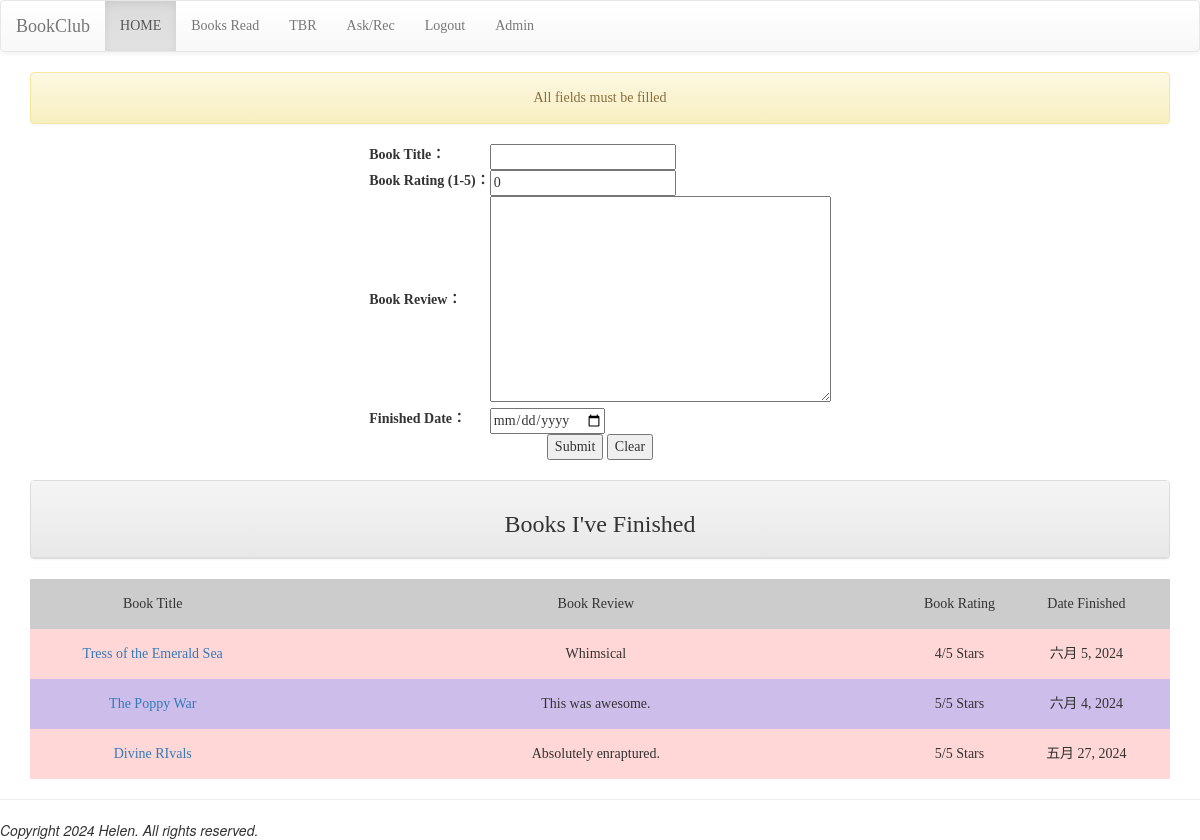
/booklog/ (signed in), run on the app's committed database.
### bookclub/models.py (models this page shows, shortened)
class Read(models.Model):
	user = models.ForeignKey(auth.models.User, on_delete=models.CASCADE)
	title = models.CharField(max_length=100, null=False)
	cover = models.CharField(max_length=200, null=False, help_text="Give an image url of the book cover")
	rating = models.PositiveIntegerField(default=0, validators=[MinValueValidator(0), MaxValueValidator(5)])
	review = models.TextField()
	date = models.DateField()

### bookclub/views.py (the view)
# urls.py: path('booklog/', bookclub.booklog),
@login_required(login_url='/bookclub/login')
def booklog(request):
	if request.user.is_authenticated:
		username = request.user.username
		try:
			user = auth.models.User.objects.get(username=username)
			books = models.Read.objects.filter(user=user).order_by('-date')
		except:
			pass
	messages.get_messages(request)
	if request.method == 'POST':
		user = auth.models.User.objects.get(username = username)
		read = models.Read(user=user)
		read_form = forms.ReadForm(request.POST, instance=read) #to fill the user field not registered in diaryform
		if read_form.is_valid():
			messages.add_message(request, messages.INFO, "Saved Book Log")
			read_form.save()
			return HttpResponseRedirect('/booklog/')
		else:
			messages.add_message(request, messages.WARNING, "All fields must be filled")
	else:
		read_form=forms.ReadForm()
		messages.add_message(request, messages.WARNING, "All fields must be filled")
	return render(request, "bookclub/booklog.html", locals())

### bookclub/forms.py
class ReadForm(forms.ModelForm):
	class Meta:
		model= models.Read
		fields = ['title', 'rating', 'review', 'date']
		widgets = {'date' : DateInput(), }
	def __init__(self, *args, **kwargs):
		super(ReadForm, self).__init__(*args, **kwargs)
		self.fields['title'].label="Book Title"
		self.fields['rating'].label="Book Rating (1-5)"
		self.fields['review'].label="Book Review"
		self.fields['date'].label="Finished Date"

### templates/bookclub/booklog.html (shortened to what this page needs)
{% extends "bookclub/base.html" %}
{% block content %}
<div class="container" align="center">
	{% for message in messages %}
	<div class="alert alert-{{message.tags}}">{{message}}</div>
	{% endfor %}
	<form name="my form" action="." method="POST">
		<table>
			{{read_form.as_table}}
		</table>
		<input type="submit" value="Submit">
		<input type="reset" value="Clear">
	</form>
	<br>
	<div class="row">
		<div class="col-md-12">
			<div class="panel panel-default">
				<div class="panel-heading" align="center">
					<h3>Books I've Finished</h3>
				</div>
			</div>
		</div>
	</div>
	<table>
		<tr bgcolor="#cccccc" height="50">
			<td width="300" align="center">Book Title</td>
			<td width="800" align="center">Book Review</td>
			<td width="100" align="center">Book Rating</td>
			<td width="200" align="center">Date Finished</td>
		</tr>
		{% for book in books %}
			<tr bgcolor="{%cycle '#ffd7d6' '#cdbdeb' %}"  height="50">
				<td align="center"><a href="/booklog/{{book.id}}/">{{book.title}}</a></td>
				<td align="center">{{book.review |truncatechars:60 }}</td>
				<td align="center">{{book.rating}}/5 Stars</td>
				<td align="center">{{book.date}}</td>
			</tr>
		{% endfor %}
	</table>
</div>
{% endblock %}

### templates/bookclub/base.html (shortened to what this page needs)
<!DOCTYPE html>
<html>
<head>
<link rel="stylesheet" href="https://maxcdn.bootstrapcdn.com/bootstrap/3.3.6/css/bootstrap.min.css">
<link rel="stylesheet" href="https://maxcdn.bootstrapcdn.com/bootstrap/3.3.6/css/bootstrap-theme.min.css">
</head>
<body>
{% include "bookclub/header.html" %}
{% block content %} {% endblock %}
{% include "bookclub/footer.html" %}
</body>
</html>

### templates/bookclub/header.html
<nav class="navbar navbar-default">
	<div class="container-fluid">
		<div class="navbar-header">
			<div class="navbar-brand" align="center">
				BookClub
			</div>
		</div>
		<ul class="nav navbar-nav">
			{% if username %}
				<li class="active"><a href="/home">HOME</a></li>
				<li><a href="/booklog">Books Read</a></li>
				<li><a href="/tbr">TBR</a></li>
				<li><a href="/ask">Ask/Rec</a></li>
				<li><a href="/logout">Logout</a></li>
				<li><a href="/admin">Admin</a></li>
			{% else %}
			<li class="active"><a href="/">HOME</a></li>
			<li><a href="/login">Login</a></li>
			<li><a href="/accounts/register">Register</a></li>
			{% endif %}
		</ul>
	</div>
</nav>

### templates/bookclub/footer.html
<hr>
<em>Copyright 2024 Helen. All rights reserved.</em>

### templates/bookclub/base.html (style rules this page uses)
h1, h2, h3, h4, h5, p, div { font-family: 微軟正黑體 }

### data on the page
Read: title "Tress of the Emerald Sea", review "Whimsical", rating "4", date "六月 5, 2024"
Read: title "The Poppy War", review "This was awesome.", rating "5", date "六月 4, 2024"
Read: title "Divine RIvals", review "Absolutely enraptured.", rating "5", date "五月 27, 2024"

### other printed values
{{ message }} "All fields must be filled"
